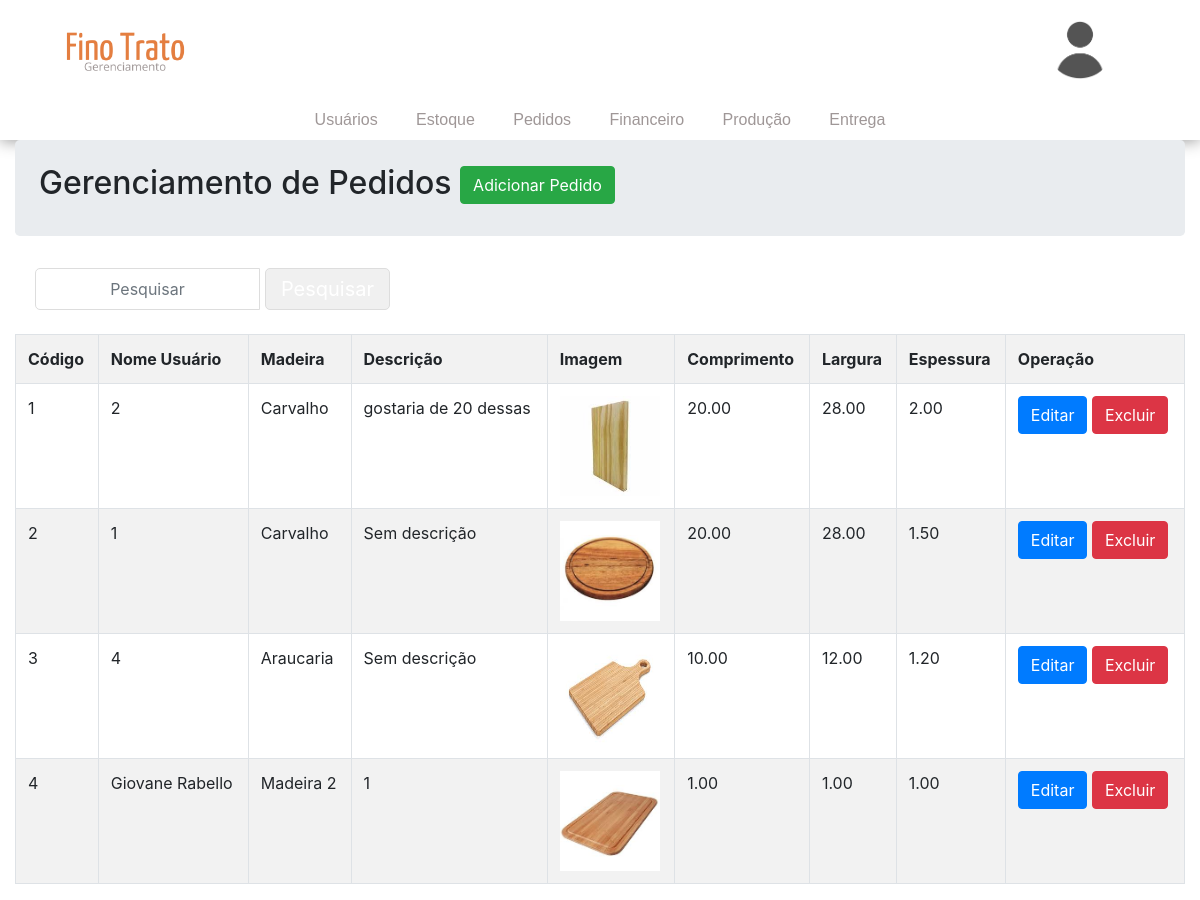
Page /Fino-Trato/models/pedidos.php (signed in) on the committed database.
### tables this page shows
CREATE TABLE `pedido` (
  `codigo` int(5) NOT NULL,
  `nomeUsuario` varchar(255) NOT NULL,
  `madeira` varchar(255) NOT NULL,
  `descricao` varchar(500) DEFAULT NULL,
  `imagem` varchar(255) NOT NULL,
  `comprimento` float(5,2) NOT NULL,
  `largura` float(5,2) NOT NULL,
  `espessura` float(5,2) NOT NULL
);

### Fino-Trato/models/pedidos.php (the view, shortened to what this page needs)
<?php
$conectar = mysqli_connect('localhost', 'root', '', 'finotrato');
$search = '';
?>
<!DOCTYPE html>
<html lang="pt-br">
<head>
    <link rel="stylesheet" type="text/css" href="style/style.css">
    <link rel="stylesheet" href="https://maxcdn.bootstrapcdn.com/bootstrap/4.0.0/css/bootstrap.min.css">
</head>
<body>
    <div class="top">
        <div class="topUp">
            <div class="leftTop">
                <div class="logo">
                    <a href="gerencia.php"><img src="img/adm_logo.png" width=150 height=75></a>
                </div>
            </div>
            <div class="middleTop"></div>
            <div class="rightTop">
                <div class="topUserImg">
                    <a href="perfil.php">
                        <img src="<?php echo isset($_SESSION['imagem']) ? $_SESSION['imagem'] : 'img/lightmdUser.png'; ?>" class="rounded-image">
                    </a>
                </div>
            </div>
        </div>
        <div class="topDown">
            <div class="navigation">
                <a href="usuarios.php">Usuários</a>
                <a href="estoque.php">Estoque</a>
                <a href="pedidos.php">Pedidos</a>
                <a href="financeiro.php">Financeiro</a>
                <a href="producao.php">Produção</a>
                <a href="entrega.php">Entrega</a>
            </div>
        </div>
    </div>
    <div class="container-fluid">
        <div class="row g-3">
            <div class="col md-12">
                <div class="jumbotron p-4">
                    <h2>Gerenciamento de Pedidos <button id="addBtn" type="button" class="btn btn-success" data-toggle="modal" data-target="#myModalCadastrar">Adicionar Pedido</button></h2>
                </div>
                <form method="POST" action="">
                    <div class="input-group mb-4 col-md-4">
                        <input class="form-control" name="search" id="exampleDataList" placeholder="Pesquisar" value="<?php echo htmlspecialchars($search); ?>">
                        <button type="submit" class="btn btn-info">Pesquisar</button>
                    </div>
                </form>
                <table class="table table-hover table-bordered table-striped" bordercolor="gray" class="table table-striped">
                    <tr>
                        <td><b>Código</b></td>
                        <td><b>Nome Usuário</b></td>
                        <td><b>Madeira</b></td>
                        <td><b>Descrição</b></td>
                        <td><b>Imagem</b></td>
                        <td><b>Comprimento</b></td>
                        <td><b>Largura</b></td>
                        <td><b>Espessura</b></td>
                        <td><b>Operação</b></td>
                    </tr>
                    <?php
                    $consulta = "SELECT * FROM pedido";
                    $resultado = mysqli_query($conectar, $consulta);
                    while ($dados = mysqli_fetch_array($resultado)) {
                        echo "<tr>";
                        echo "<td>" . $dados['codigo'] . "</td>";
                        echo "<td>" . $dados['nomeUsuario'] . "</td>";
                        echo "<td>" . $dados['madeira'] . "</td>";
                        echo "<td>" . $dados['descricao'] . "</td>";
                        echo "<td><img src='" . $dados['imagem'] . "' width='100' height='100'></td>";
                        echo "<td>" . $dados['comprimento'] . "</td>";
                        echo "<td>" . $dados['largura'] . "</td>";
                        echo "<td>" . $dados['espessura'] . "</td>";
                        echo "<td>
                        <button type='button' class='btn btn-primary' data-toggle='modal' data-target='#myModalEditar'
                        onclick=\"fillEditModal('{$dados['codigo']}', '{$dados['nomeUsuario']}', '{$dados['madeira']}', '{$dados['descricao']}',
                        '{$dados['comprimento']}', '{$dados['largura']}', '{$dados['espessura']}')\">
                        Editar</button>
                        <button type='button' class='btn btn-danger' data-toggle='modal' data-target='#myModalExcluir'
                        onclick=\"fillDeleteModal('{$dados['codigo']}')\">
                        Excluir</button>
                    </td>";
                        echo "</tr>";
                    }
                    ?>
                </table>
            </div>
        </div>
</body>
</html>

### Fino-Trato/models/style/style.css (style rules this page uses)
* { margin: 0; padding: 0; }
body { background-color: #ececec; width: 100%; font-family: Arial, sans-serif; }
.top { width: 100%; justify-content: center; display: flex; flex-direction: column; box-shadow: 0px 1px 15px rgb(153, 153, 153); background-color: rgb(255, 255, 255); }
.topUp { width: 100%; height: 100px; display: flex; text-align: center; justify-content: center; }
.topDown { width: 100%; height: 40px; display: flex; text-align: center; justify-content: center; }
.leftTop { width: 250px; display: flex; text-align: center; justify-content: center; }
.middleTop { flex: 1; display: flex; justify-content: center; align-items: center; }
.rightTop { width: 250px; display: flex; text-align: center; justify-content: center; }
.logo { width: 120px; display: flex; justify-content: center; align-items: center; }
.logo img { max-width: 100%; height: auto; }
.topUserImg { display: flex; justify-content: center; align-items: center; margin-left: 10px; margin-right: 0px; }
.navigation { width: 80%; display: flex; justify-content: center; align-items: center; }
.navigation a { font-size: 16px; display: flex; height: 30px; flex-direction: column; text-decoration: none; transition: background .3s; font-family: Arial; text-align: center; justify-content: center; margin-left: 2%; margin-right: 2%; color: #9f9797; }
.topUserImg a { text-decoration: none; color: #9f9797; }
.leftTop, .middleTop, .rightTop { display: flex; align-items: center; }
.btn-info { background-color: #007bff; border: none; font-size: 16px; padding: 10px 20px; border-radius: 5px; transition: background-color 0.3s ease; }
.input-group { display: flex; align-items: center; justify-content: center; width: 200px; margin: 10px 0; }
.input-group button { background-color: #f0f0f0; border: 1px solid #ddd; font-size: 20px; padding: 5px 15px; cursor: pointer; border-radius: 5px; transition: background-color 0.3s ease; }
.input-group input { width: 60px; text-align: center; border: 1px solid #ddd; font-size: 16px; margin: 0 5px; border-radius: 5px; }

### Fino-Trato/models/pedidos.php (style rules this page uses)
.middleTop { width: 500px; }
.rounded-image { border-radius: 50%; width: 60px; height: 60px; }

### rows in the picture
pedido: codigo "1", nomeUsuario "2", madeira "Carvalho", descricao "gostaria de 20 dessas", imagem (picture), comprimento "20.00", largura "28.00", espessura "2.00"
pedido: codigo "2", nomeUsuario "1", madeira "Carvalho", descricao "Sem descrição", imagem (picture), comprimento "20.00", largura "28.00", espessura "1.50"
pedido: codigo "3", nomeUsuario "4", madeira "Araucaria", descricao "Sem descrição", imagem (picture), comprimento "10.00", largura "12.00", espessura "1.20"
pedido: codigo "4", nomeUsuario "Giovane Rabello", madeira "Madeira 2", descricao "1", imagem (picture), comprimento "1.00", largura "1.00", espessura "1.00"
